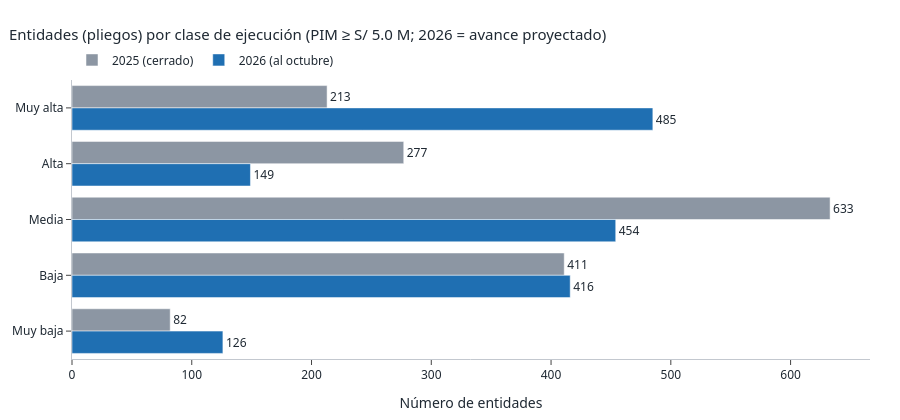

The notebook cell this image was saved under:
### Code cell
# 6.2.b Clasificación por clases de ejecución y por cuartiles, para pliegos y unidades ejecutoras.
UMBRALES_CLASE = [(0.95, "Muy alta"), (0.90, "Alta"), (0.75, "Media"), (0.50, "Baja"), (-np.inf, "Muy baja")]
ORDEN_CLASE = {c: i for i, (_, c) in enumerate(UMBRALES_CLASE, start=1)}
COLOR_CLASE = {"Muy alta": "#1F6FB2", "Alta": "#6FA8DC", "Media": "#8C96A3", "Baja": "#D49600", "Muy baja": "#C62828"}


def clase_ejecucion(avance):
    for umbral, nombre in UMBRALES_CLASE:
        if avance >= umbral:
            return nombre
    return "Muy baja"


fm_mes = fact_gasto_mensual.assign(mes=fact_gasto_mensual["fecha"].dt.month)
# Entidad = pliego. En los gobiernos locales cada municipalidad es su propio pliego (en el dataset su pliego viene sin código).
ENTIDAD_EXT = DIM["dim_entidad"].copy()
_es_local = ENTIDAD_EXT["nivel_gobierno_nombre"].eq("GOBIERNOS LOCALES")
ENTIDAD_EXT["entidad_codigo"] = np.where(_es_local, "M" + ENTIDAD_EXT["sec_ejec"], "P" + ENTIDAD_EXT["pliego"])
ENTIDAD_EXT["entidad_nombre"] = np.where(_es_local, ENTIDAD_EXT["ejecutora_nombre"], ENTIDAD_EXT["pliego_nombre"])


def avance_por(grupo_cols, dim_extra=None):
    """Avance anual (año cerrado) y proyectado (año en curso) agregando por las columnas de dim_entidad indicadas."""
    ent = ENTIDAD_EXT[list(dict.fromkeys(["entidad_key", *grupo_cols]))]
    pim = fact_presupuesto_anual.merge(ent, on="entidad_key").groupby(["anio", *grupo_cols], observed=True)["monto_pim"].sum()
    dev_anual = fact_presupuesto_anual.merge(ent, on="entidad_key").groupby(["anio", *grupo_cols], observed=True)["monto_devengado"].sum()
    fmg = fm_mes.merge(ent, on="entidad_key")
    dev_hasta = fmg[fmg["mes"] <= ULT1].groupby(["anio", *grupo_cols], observed=True)["monto_devengado"].sum()
    # Calendario propio de cada entidad en el año base: qué parte de su gasto anual llevaba al mes ULT1.
    base_parcial = dev_hasta.xs(a0, level="anio")
    base_total = dev_anual.xs(a0, level="anio")
    cuota_propia = (base_parcial / base_total).where(base_total > 0).clip(0.3, 1.0)
    cuota_nacional = y0[:ULT1].sum() / y0.sum()
    filas = []
    for anio in ANIOS:
        t = pd.DataFrame({"monto_pim": pim.xs(anio, level="anio"), "monto_devengado": dev_anual.xs(anio, level="anio"),
                          "dev_hasta_corte": dev_hasta.xs(anio, level="anio") if anio in dev_hasta.index.get_level_values(0) else 0.0})
        t = t.fillna(0.0)
        t["avance"] = (t["monto_devengado"] / t["monto_pim"]).where(t["monto_pim"] > 0)
        if anio == a0:
            t["avance_evaluado"] = t["avance"]
        else:
            cuota = cuota_propia.reindex(t.index).fillna(cuota_nacional)
            t["avance_evaluado"] = (t["dev_hasta_corte"] / cuota / t["monto_pim"]).where(t["monto_pim"] > 0).clip(upper=1.0)
        t["anio"] = anio
        filas.append(t.reset_index())
    out = pd.concat(filas, ignore_index=True)
    out["pim_relevante"] = out["monto_pim"] >= PIM_MINIMO_RANKING
    out = out[out["monto_pim"] > 0].copy()
    out["clase"] = out["avance_evaluado"].fillna(0).map(clase_ejecucion)
    out["orden_clase"] = out["clase"].map(ORDEN_CLASE)
    out["cuartil"] = ""
    for anio in ANIOS:
        m = (out["anio"] == anio) & out["pim_relevante"]
        out.loc[m, "cuartil"] = pd.qcut(out.loc[m, "avance_evaluado"].rank(method="first"), 4,
                                        labels=["Q1 (25 % más bajo)", "Q2", "Q3", "Q4 (25 % más alto)"]).astype(str)
    return out


clasif_ue = avance_por(["entidad_key"])
clasif_pliego = avance_por(["nivel_gobierno_nombre", "entidad_codigo", "entidad_nombre"])
clasificacion_entidades = clasif_ue[["anio", "entidad_key", "monto_pim", "monto_devengado", "dev_hasta_corte", "avance",
                                     "avance_evaluado", "clase", "orden_clase", "cuartil", "pim_relevante"]].copy()
clasif_pliego.to_csv(OUTPUTS / "clasificacion_pliegos.csv", index=False, encoding="utf-8-sig")

rel = clasif_pliego[clasif_pliego["pim_relevante"]]
conteo_clase = (rel.groupby(["anio", "clase"]).size().unstack("anio").reindex([c for _, c in UMBRALES_CLASE]).fillna(0).astype(int))
conteo_nivel = (rel[rel["anio"] == a1].groupby(["nivel_gobierno_nombre", "clase"], observed=True).size().unstack("clase")
                .reindex(columns=[c for _, c in UMBRALES_CLASE]).fillna(0).astype(int))
display(conteo_clase.rename(columns=lambda a: f"Entidades {a}"))
display(conteo_nivel)

if TIENE_PLOTLY:
    fig = go.Figure()
    for anio in ANIOS:
        fig.add_bar(name=ETIQUETA_ANIO[anio], y=conteo_clase.index, x=conteo_clase[anio], orientation="h",
                    marker_color=COLOR_ANIO[anio], text=conteo_clase[anio], textposition="outside")
    fig.update_layout(title=f"Entidades (pliegos) por clase de ejecución (PIM ≥ {s_millones(PIM_MINIMO_RANKING)}; {a1} = avance proyectado)",
                      barmode="group", yaxis=dict(autorange="reversed"), xaxis_title="Número de entidades", height=420)
    mostrar(fig, "clasificacion_pliegos")

peores = rel[rel["anio"] == a1].nsmallest(10, "avance_evaluado")[["nivel_gobierno_nombre", "entidad_nombre", "monto_pim", "avance", "avance_evaluado", "clase"]]
display(peores.style.format({"monto_pim": "S/ {:,.0f}", "avance": "{:.1%}", "avance_evaluado": "{:.1%}"}))
ue_rel = clasif_ue[clasif_ue["pim_relevante"]]
pct_baja = ue_rel[ue_rel["anio"] == a1]["clase"].isin(["Baja", "Muy baja"]).mean()
nota(f"""**Lectura automática**

- De {len(rel[rel["anio"] == a1]):,} entidades (pliegos) con PIM relevante en {a1}, **{int(conteo_clase.loc[['Muy alta', 'Alta'], a1].sum())}** proyectan una ejecución **alta o muy alta** (≥ 90 %) y **{int(conteo_clase.loc[['Baja', 'Muy baja'], a1].sum())}** una ejecución **baja o muy baja** (< 75 %). En {a0} fueron {int(conteo_clase.loc[['Muy alta', 'Alta'], a0].sum())} y {int(conteo_clase.loc[['Baja', 'Muy baja'], a0].sum())}, respectivamente.
- Entre las unidades ejecutoras, el **{pct_baja:.1%}** queda en clase baja o muy baja en {a1}: son el público objetivo de la asistencia técnica del POA (indicador IND08).
- La clasificación completa de pliegos se guarda en `outputs/{CARPETA}/clasificacion_pliegos.csv`; la de unidades ejecutoras pasa a Gold (`clasificacion_entidades`).""")

### Figure 1 — Plotly figure (JSON) as saved in the notebook; plotly's stock layout.template omitted (floating-point values rounded to 4 significant figures)
{"data": [{"marker": {"color": "#8C96A3"}, "name": "2025 (cerrado)", "orientation": "h", "text": [213.0, 277.0, 633.0, 411.0, 82.0], "textposition": "outside", "type": "bar", "x": [213, 277, 633, 411, 82], "y": ["Muy alta", "Alta", "Media", "Baja", "Muy baja"]}, {"marker": {"color": "#1F6FB2"}, "name": "2026 (al octubre)", "orientation": "h", "text": [485.0, 149.0, 454.0, 416.0, 126.0], "textposition": "outside", "type": "bar", "x": [485, 149, 454, 416, 126], "y": ["Muy alta", "Alta", "Media", "Baja", "Muy baja"]}], "layout": {"barmode": "group", "height": 420, "title": {"text": "Entidades (pliegos) por clase de ejecución (PIM ≥ S/ 5.0 M; 2026 = avance proyectado)"}, "xaxis": {"title": {"text": "Número de entidades"}}, "yaxis": {"autorange": "reversed"}}}
